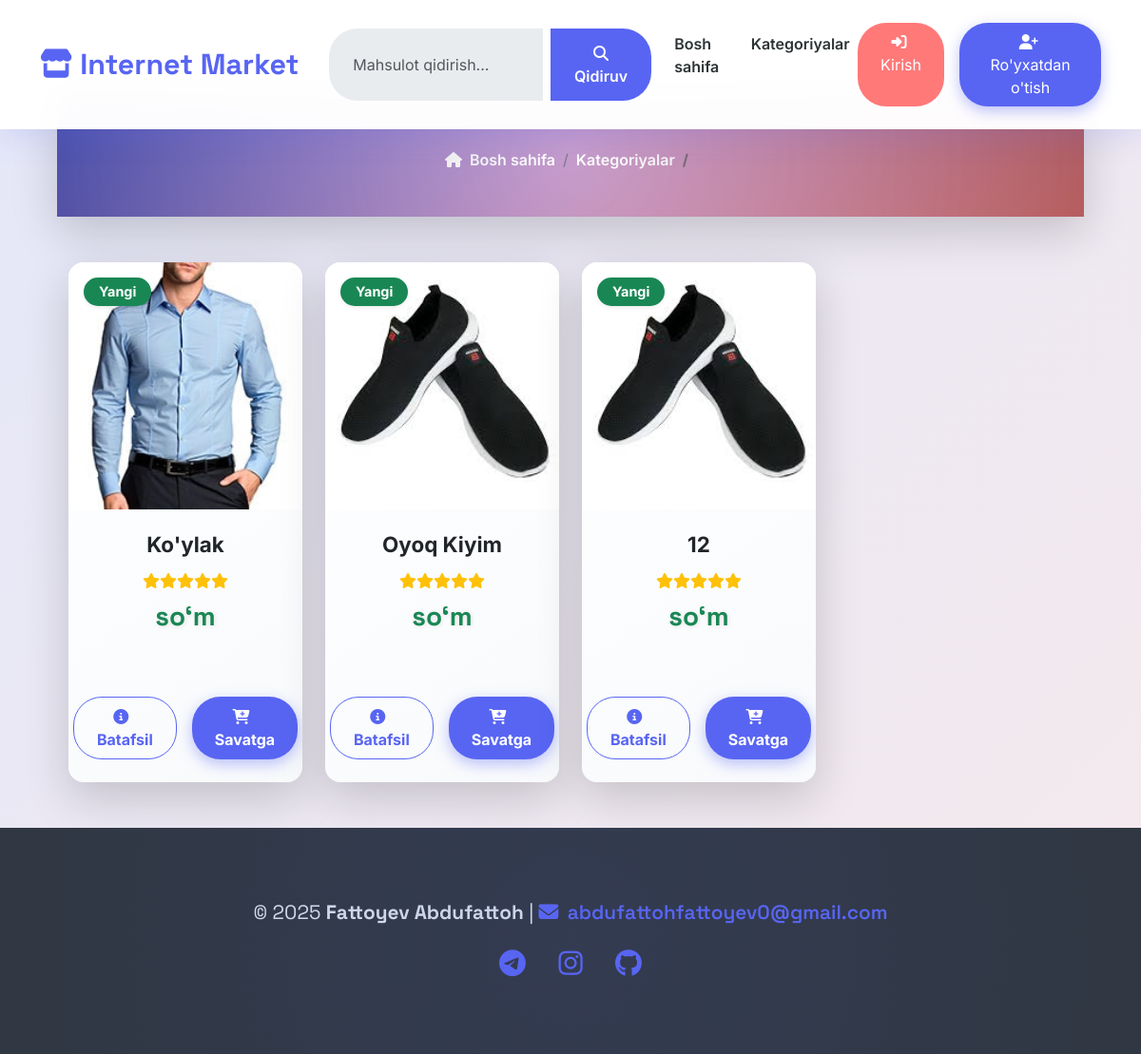
Screenshot of /category_products/1/ with the database file from the repository.
### products/models.py (models this page shows, shortened)
class Product(BaseModel):
    category=models.ForeignKey(Category,on_delete=models.CASCADE)
    title=models.CharField(max_length=255,null=False,blank=False)
    original_price=models.FloatField(null=False,blank=False)
    selling_price=models.FloatField(null=True,blank=True)
    cover_pic=models.ImageField(upload_to="products/",null=False,blank=False)
    small_description=models.CharField(max_length=300)
    description=models.TextField(null=True,blank=True)
    tags=models.CharField(max_length=100,null=True,blank=True)
    quantity=models.IntegerField(default=0)

### products/views.py (the view)
# urls.py: path('category_products/<int:category_id>/', category_products, name='category_products'),
def category_products(request, category_id):
    category = Category.objects.filter(id=category_id, status=True).first()
    products = Product.objects.filter(category=category)
    context = {
        "category": category,
        "products": products
    }
    return render(request, "category_products.html", context)

### templates/category_products.html (shortened to what this page needs)
{% extends 'base.html' %}
{% block content %}
    <div class="py-5 bg-gradient-primary text-white shadow-lg position-relative overflow-hidden" data-aos="fade-down" data-aos-duration="1200">
        <div class="container text-center">
            <nav aria-label="breadcrumb">
                <ol class="breadcrumb justify-content-center mb-0 animate__animated animate__fadeIn" style="animation-delay: 0.4s;">
                    <li class="breadcrumb-item"><a href="{% url 'home' %}" class="text-white text-decoration-none fw-semibold"><i class="fas fa-home me-1"></i> Bosh sahifa</a></li>
                    <li class="breadcrumb-item"><a href="{% url 'categories' %}" class="text-white text-decoration-none fw-semibold">Kategoriyalar</a></li>
                    <li class="breadcrumb-item active fw-bold" aria-current="page">{{ category.name }}</li>
                </ol>
            </nav>
        </div>
        <div class="gradient-overlay" style="position: absolute; top: 0; left: 0; width: 100%; height: 100%; background: radial-gradient(circle, rgba(255, 255, 255, 0.15) 0%, rgba(0, 0, 0, 0.3) 100%); animation: pulseGradient 10s infinite;"></div>
    </div>
    <div class="container my-5">
        <div class="row g-4">
            {% if products %}
                {% for product in products %}
                    <div class="col-md-3 col-sm-6 product-item" data-aos="fade-up" data-aos-duration="1000">
                        <div class="card border-0 shadow-lg rounded-4 overflow-hidden product-card position-relative" style="background: linear-gradient(145deg, #ffffff, #f8fafc);">
                            <div class="product-image position-relative overflow-hidden">
                                {% if product.cover_pic %}
                                    <img src="{{ product.cover_pic.url }}" alt="{{ product.title }}" class="w-100 img-fluid" style="height: 260px; object-fit: cover; transition: transform 0.6s ease, filter 0.3s ease;">
                                {% else %}
                                    <img src="/media/default-image.jpg" alt="Default rasm" class="w-100 img-fluid" style="height: 260px; object-fit: cover; transition: transform 0.6s ease, filter 0.3s ease;">
                                {% endif %}
                                <span class="badge bg-success position-absolute top-0 start-0 m-3 px-3 py-2 rounded-pill shadow-sm" style="font-size: 0.9rem; transition: transform 0.3s ease;">
                                    Yangi
                                </span>
                            </div>
                            <div class="card-body text-center py-4">
                                <h5 class="card-title fw-bold text-dark mb-3" style="font-family: 'Inter', sans-serif; font-size: 1.4rem; transition: color 0.3s ease;">{{ product.title }}</h5>
                                <div class="d-flex justify-content-center small text-warning mb-2">
                                    {% for i in "12345" %}
                                        <i class="fas fa-star" style="font-size: 1rem;"></i>
                                    {% endfor %}
                                </div>
                                <p class="fw-bold text-success fs-3" style="font-family: 'Space Grotesk', sans-serif; text-shadow: 1px 1px 5px rgba(0, 0, 0, 0.1);">{{ product.price|stringformat:'d' }} so‘m</p>
                            </div>
                            <div class="card-footer bg-transparent border-0 text-center py-4 d-flex justify-content-center gap-3">
                                <a href="{% url 'detail_product' product.id %}" class="btn btn-outline-primary px-4 py-2 fw-bold" style="border-radius: 30px; transition: all 0.4s ease;">
                                    <i class="fas fa-info-circle me-2"></i> Batafsil
                                </a>
                                <button class="btn btn-primary px-4 py-2 fw-bold add-to-cart-btn" style="border-radius: 30px; transition: all 0.4s ease;">
                                    <i class="fas fa-cart-plus me-2"></i> Savatga
                                </button>
                            </div>
                        </div>
                    </div>
                {% endfor %}
            {% endif %}
        </div>
    </div>
{% endblock content %}

### templates/base.html (style rules this page uses)
body { font-family: 'Inter', sans-serif; background: #f4f7fa; color: #2d3436; min-height: 100vh; display: flex; flex-direction: column; overflow-x: hidden; position: relative; animation: fadeInBody 1s ease-in-out; }
body::before { content: ''; position: fixed; top: 0; left: 0; width: 100%; height: 100%; background: linear-gradient(135deg, rgba(88, 101, 242, 0.1), rgba(255, 121, 121, 0.1)); z-index: -2; animation: gradientShift 20s infinite ease-in-out; }
.btn-primary { background: #5865f2; border: none; border-radius: 30px; padding: 12px 30px; transition: all 0.4s ease; }

### templates/category_products.html (style rules this page uses)
.bg-gradient-primary { background: linear-gradient(135deg, #5865f2, #ff7979); position: relative; overflow: hidden; }
.bg-gradient-primary::after { content: ''; position: absolute; top: -50%; left: -50%; width: 200%; height: 200%; background: radial-gradient(circle, rgba(255, 255, 255, 0.2) 0%, rgba(0, 0, 0, 0) 70%); animation: pulseGradient 10s infinite ease-in-out; }
.product-card { transition: transform 0.4s ease, box-shadow 0.4s ease; border-radius: 25px; overflow: hidden; }
.product-image { background: #f4f7fa; overflow: hidden; height: 260px; position: relative; }
.btn-primary { background: #5865f2; border: none; box-shadow: 0 5px 15px rgba(88, 101, 242, 0.4); transition: all 0.4s ease; }
.btn-outline-primary { border-color: #5865f2; color: #5865f2; transition: all 0.4s ease; }

### rows the page displays
Product: cover_pic (picture), title "Ko'ylak"
Product: cover_pic (picture), title "Oyoq Kiyim"
Product: cover_pic (picture), title "12"
